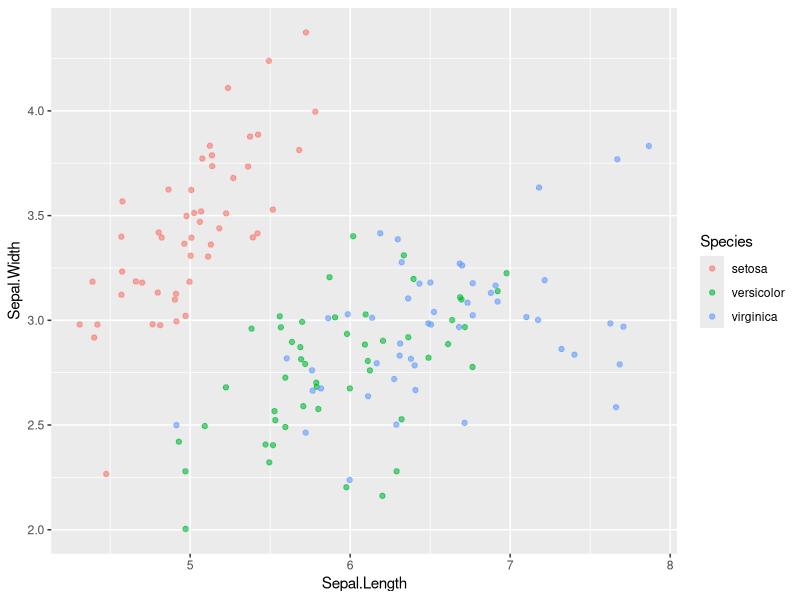
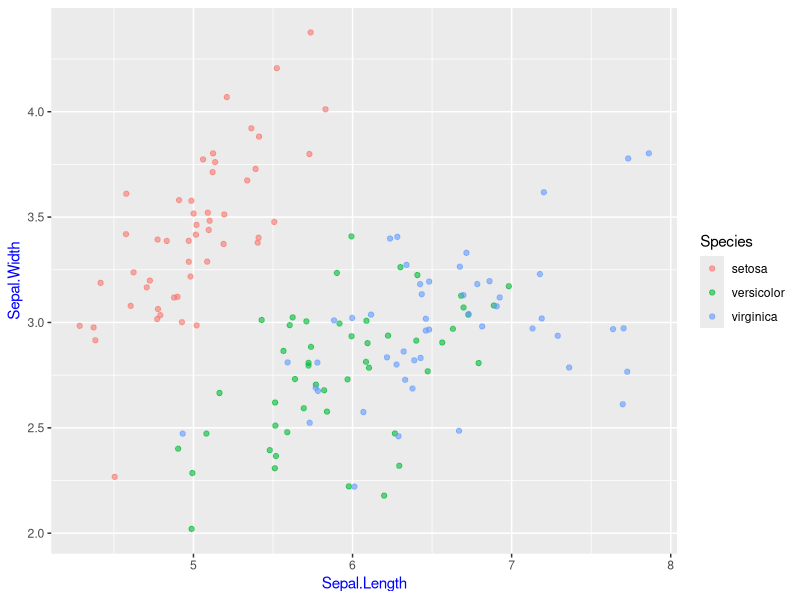
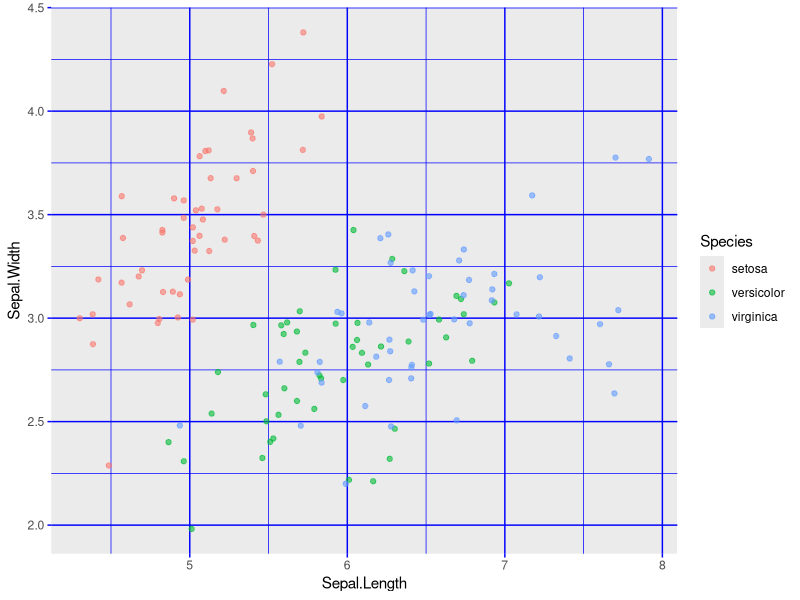
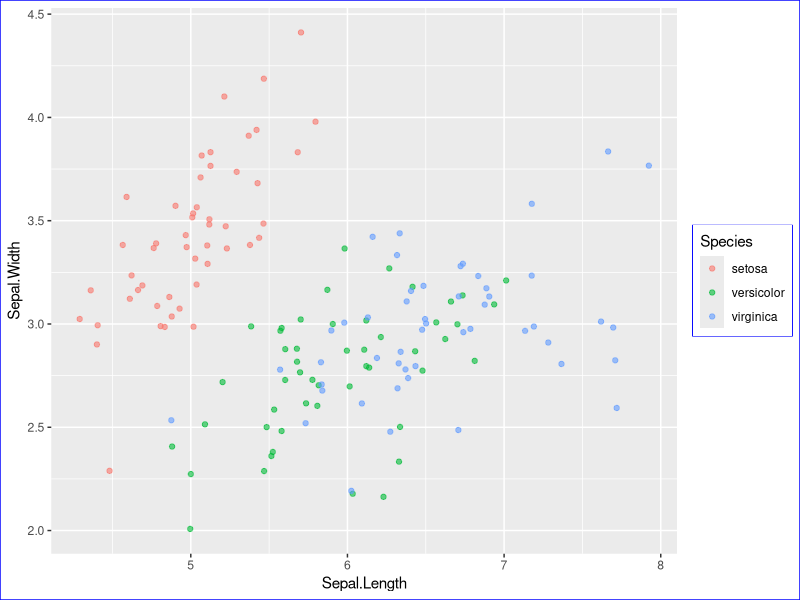
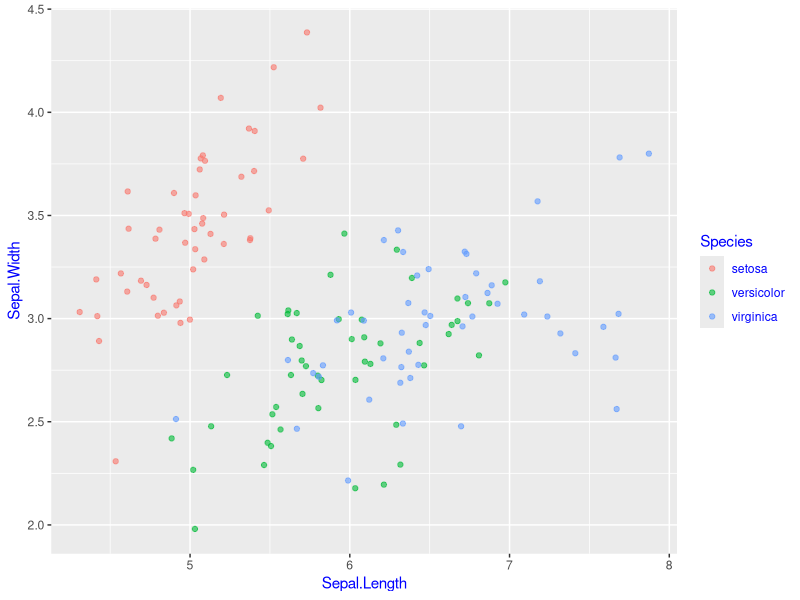
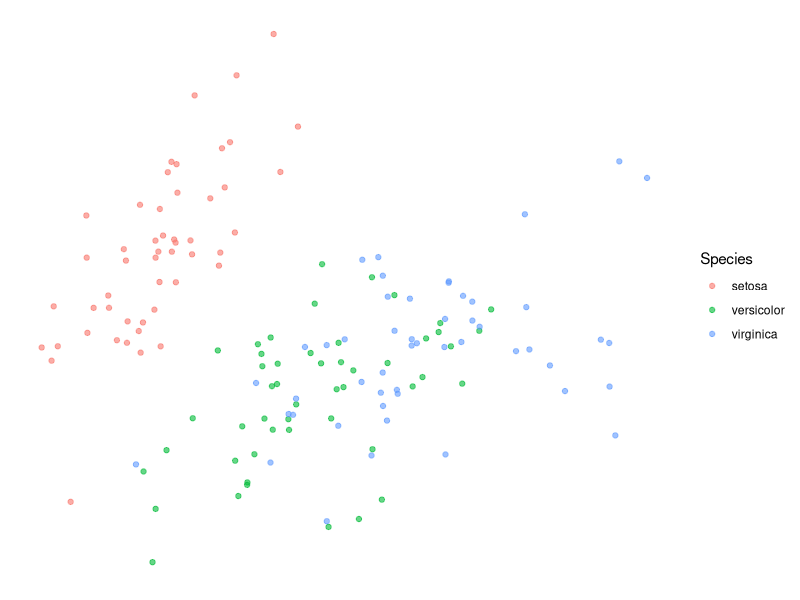
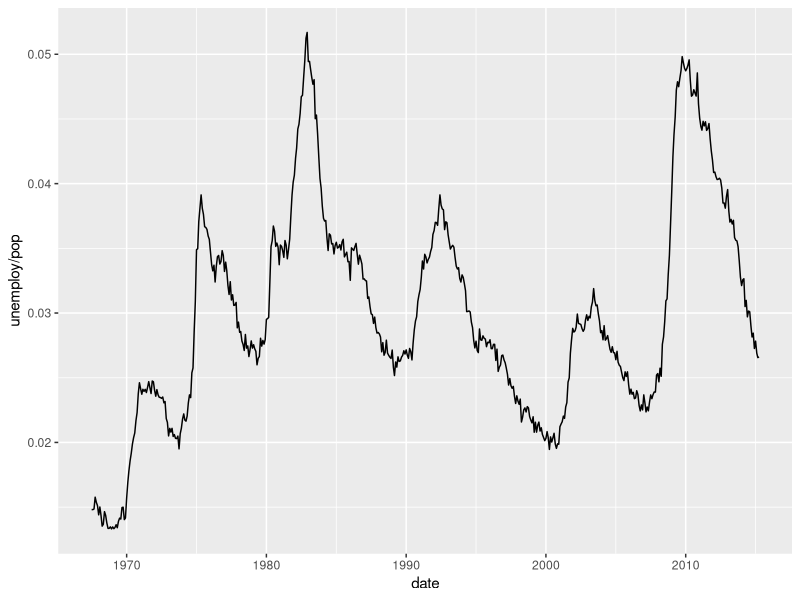
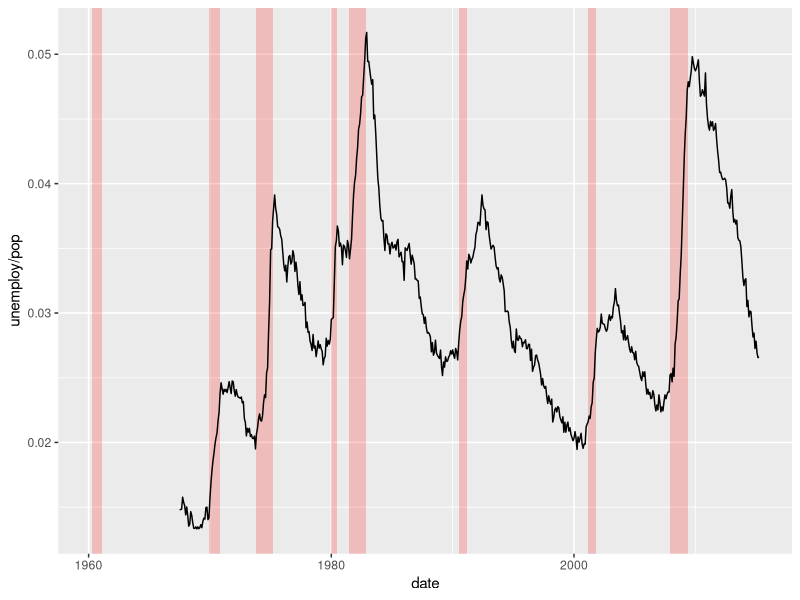

Here is the R script that generated these plots, in order:
# 4. THEMES

# The themes layer enables to make publication quality plots directly in R.
# Load the tidyverse including gpplot2 package:
library(tidyverse)

# 4.1 Themes from scratch ####
# The themes layer controls all the non-data ink on the plot, which are all the visual elements that are not actually part of the data. Visual elements can be classified as on of the three different types: text, line or rectangle. Each type can be modified by the corresponding function: element_text(), element_line() and element_rect(). 
# Load and the built-in "iris" dataset in R:
data("iris")
# Make a starting plot:
ggplot(iris, aes(Sepal.Length, Sepal.Width,
                 col = Species)) + 
  geom_jitter(alpha = 0.6)
# Adjust theme elements with theme() function, e.g, changing the text color of the axes. Within the theme() function we can manipulate size, color, alignment and angle of the text.
ggplot(iris, aes(Sepal.Length, Sepal.Width,
                 col = Species)) + 
  geom_jitter(alpha = 0.6) + 
  theme(axis.title = element_text(color =  "blue"))
# The line elements include tick marks on the axes, the axis lines and all grid lines. These are modified by element_line argument.
ggplot(iris, aes(Sepal.Length, Sepal.Width,
                 col = Species)) + 
  geom_jitter(alpha = 0.6) + 
  theme(axis.ticks = element_line(color = "blue"),
        panel.grid = element_line(color = "blue"))
# The remaining non-data ink on the plot are all rectangles of various sizes. Access rectangles using arguments in theme() and modify them using element_rect:
ggplot(iris, aes(Sepal.Length, Sepal.Width,
                 col = Species)) + 
  geom_jitter(alpha = 0.6) + 
  theme(plot.background = element_rect(color = "blue"),
        legend.box.background = element_rect(color = "blue"))
# Although we have access to every item, we don't need to modify them individually. They inherent from each other inherently. E.g, all text elements inherit from text, so if text argument is changed, all text elements will be changed.
ggplot(iris, aes(Sepal.Length, Sepal.Width,
                 col = Species)) + 
  geom_jitter(alpha = 0.6) +
  theme(text = element_text(color = "blue"))

# element_blank(): removes any item in the plot.
ggplot(iris, aes(Sepal.Length, Sepal.Width,
                 col = Species)) + 
  geom_jitter(alpha = 0.6) +
  theme(text = element_blank(),
        line = element_blank(),
        rect = element_blank())

# Load and examine the "economics" dataset from the ggplot2 package, which contains a time series for unemployment and population statistics from the Federal Reserve Bank of St. Louis in the United States. 
data("economics")
head(economics)
# Make a line plot to see how unemployment rate changes over time:
ggplot(economics, aes(date, unemploy/pop)) +
  geom_line() 
# Add recession to the time series:
recess = read.csv("recession.csv", header = FALSE)
names(recess) <- c("begin","end")
recess$begin <- as.Date(recess$begin, format = c("%Y-%m-%d"))
recess$end <- as.Date(recess$end, format = c("%Y-%m-%d"))
# Plot the bars representing the recession time on the current plot:
plt_prop_unemployed_over_time <- 
  ggplot(economics, aes(date, unemploy/pop)) + 
  geom_rect(data = recess,
          aes(xmin = begin, xmax = end, 
              ymin = -Inf, ymax = +Inf),
          inherit.aes = FALSE, 
          fill = "red", 
          alpha = 0.2) +
  geom_line()
plt_prop_unemployed_over_time